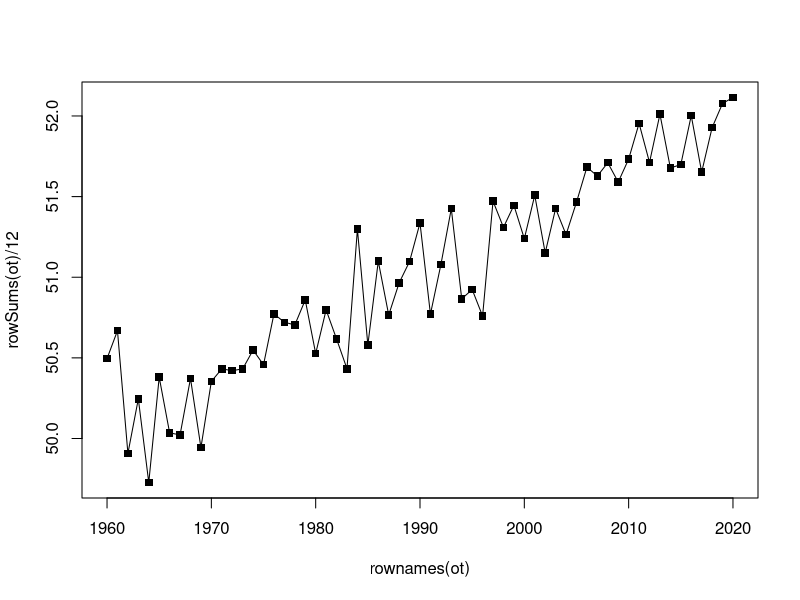
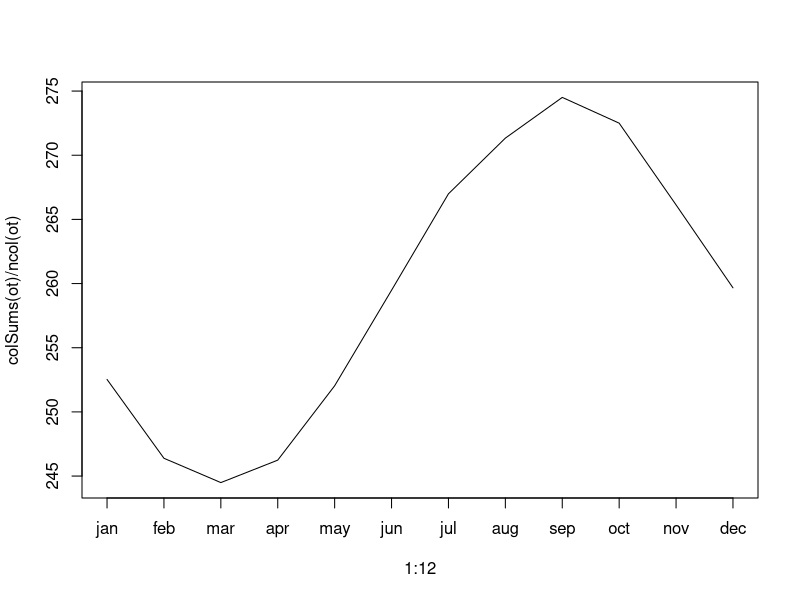

Reproduce these figures in R, in order. (Note: this script raises an error after producing the figures.)
############################
# Name: Aiden Metz         #
# STAT 331: Handout 9      #
############################
getwd()
setwd("C:/Users/student/Desktop/Stat331")
ot <- read.csv("OceanTemps.csv")
rowSums(ot[,2:13])/12
colSums(ot[,2:13])/nrow(ot)
rownames(ot) <- ot[,1]
ot<-ot[,2:13]
rowSums(ot)/12
plot(rownames(ot), rowSums(ot)/12, type="l")
points(rownames(ot), rowSums(ot)/12, pch=15)
colnames(ot)
plot(1:12, colSums(ot)/ncol(ot), type="l", xaxt="n")
axis(side=1, at=1:12, labels=colnames(ot)[1:12])
points(1:12, rowSums(ot)/12, pch=15)

apply(ot, 1, mean)
apply(ot, 2, mean)
apply(ot, 1, sd)
apply(ot, 2, sd)
fun <- function(vec){
  c(n=length(vec), mean=mean(vec), sd=sd(vec), se=sd(vec)/sqrt(length(vec)))
}
(apply(ot, 1, fun))
m <- data.frame(t(apply(ot, 1, fun)))
m
m$lower <- m$mean-2*m$se
m$upper <- m$mean+2*m$se
m

t(lapply(ot, fun))
t(sapply(ot, fun))
tl <- reshape(ot, varying=1:12, timevar="month", idvar="year", v.names="temp", direction="long")
rownames(tl)<- 1:nrow(tl)
tl$year <- tl$year+1959
tl
tl<-tl[order(tl$year, tl$month),]
tl$time<-tl$year+(tl$month-1)/12

class(tl)
tl
plot(tl[tl$time<1965,]$time, tl[tl$time<1965,]$temp, type="l")
points(tl[tl$time<1965,]$time, tl[tl$time<1965,]$temp, pch=196)
head(tl)
aggregate(temp~month, tl, mean)
aggregate(temp~year, tl, fun)
tapply(tl$temp, tl$month, mean)


cereal <- read.csv("cereal.csv")
attach(cereal)
hist(sugars)
search()
detach(cereal)
search()
with(data=cereal, table(sugars))
